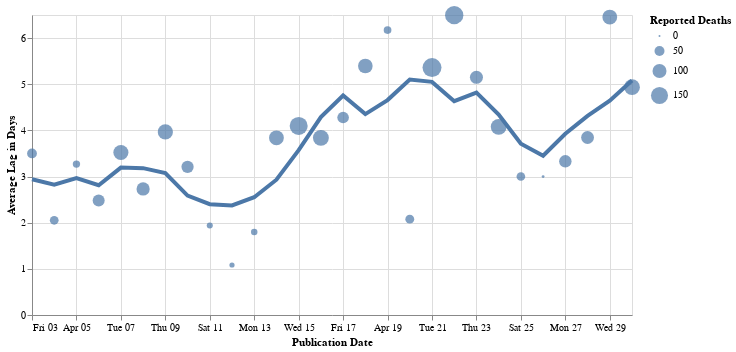

Here is the notebook cell this chart was saved with:
### Code cell
df = pd.DataFrame(data.groupby('publication_date')['n_diff'].sum())
df['average_lag'] = data.groupby('publication_date')['age'].sum() / data.groupby('publication_date')['n_diff'].sum()
df = df.reset_index()
df = df[df['publication_date'] > '2020-04-02']

base = alt.Chart(df).encode(
    x=alt.X('publication_date', title="Publication Date"),
)

lag = base.mark_circle().encode(
    y=alt.Y('average_lag:Q', title="Average Lag in Days"),
    size=(alt.Size('n_diff', title="Reported Deaths")),
)

rolling = alt.Chart(df).mark_line(
    size=4
).transform_window(
    rolling_mean='mean(average_lag)',
    frame=[-2, 2]
).encode(
    x='publication_date',
    y='rolling_mean:Q'
)

(lag + rolling).properties(width=600)

### Figure 1 — Vega-Lite specification as saved in the notebook (floating-point values rounded to 4 significant figures)
{"config": {"view": {"continuousWidth": 400, "continuousHeight": 300}}, "layer": [{"mark": "circle", "encoding": {"size": {"type": "quantitative", "field": "n_diff", "title": "Reported Deaths"}, "x": {"type": "temporal", "field": "publication_date", "title": "Publication Date"}, "y": {"type": "quantitative", "field": "average_lag", "title": "Average Lag in Days"}}}, {"mark": {"type": "line", "size": 4}, "encoding": {"x": {"type": "temporal", "field": "publication_date"}, "y": {"type": "quantitative", "field": "rolling_mean"}}, "transform": [{"window": [{"op": "mean", "field": "average_lag", "as": "rolling_mean"}], "frame": [-2, 2]}]}], "data": {"name": "data-666aa03119f9362a8a345941d561348f"}, "width": 600, "$schema": "https://vega.github.io/schema/vega-lite/v4.8.1.json", "datasets": {"data-666aa03119f9362a8a345941d561348f": [{"publication_date": "2020-04-03T00:00:00", "n_diff": 48.0, "average_lag": 3.5}, {"publication_date": "2020-04-04T00:00:00", "n_diff": 38.0, "average_lag": 2.053}, {"publication_date": "2020-04-05T00:00:00", "n_diff": 26.0, "average_lag": 3.269}, {"publication_date": "2020-04-06T00:00:00", "n_diff": 73.0, "average_lag": 2.479}, {"publication_date": "2020-04-07T00:00:00", "n_diff": 117.0, "average_lag": 3.521}, {"publication_date": "2020-04-08T00:00:00", "n_diff": 89.0, "average_lag": 2.73}, {"publication_date": "2020-04-09T00:00:00", "n_diff": 118.0, "average_lag": 3.966}, {"publication_date": "2020-04-10T00:00:00", "n_diff": 76.0, "average_lag": 3.211}, {"publication_date": "2020-04-11T00:00:00", "n_diff": 17.0, "average_lag": 1.941}, {"publication_date": "2020-04-12T00:00:00", "n_diff": 12.0, "average_lag": 1.083}, {"publication_date": "2020-04-13T00:00:00", "n_diff": 20.0, "average_lag": 1.8}, {"publication_date": "2020-04-14T00:00:00", "n_diff": 112.0, "average_lag": 3.839}, {"publication_date": "2020-04-15T00:00:00", "n_diff": 167.0, "average_lag": 4.096}, {"publication_date": "2020-04-16T00:00:00", "n_diff": 130.0, "average_lag": 3.838}, {"publication_date": "2020-04-17T00:00:00", "n_diff": 68.0, "average_lag": 4.279}, {"publication_date": "2020-04-18T00:00:00", "n_diff": 109.0, "average_lag": 5.394}, {"publication_date": "2020-04-19T00:00:00", "n_diff": 29.0, "average_lag": 6.172}, {"publication_date": "2020-04-20T00:00:00", "n_diff": 39.0, "average_lag": 2.077}, {"publication_date": "2020-04-21T00:00:00", "n_diff": 186.0, "average_lag": 5.36}, {"publication_date": "2020-04-22T00:00:00", "n_diff": 173.0, "average_lag": 6.497}, {"publication_date": "2020-04-23T00:00:00", "n_diff": 87.0, "average_lag": 5.149}, {"publication_date": "2020-04-24T00:00:00", "n_diff": 129.0, "average_lag": 4.078}, {"publication_date": "2020-04-25T00:00:00", "n_diff": 37.0, "average_lag": 3.0}, {"publication_date": "2020-04-26T00:00:00", "n_diff": 2.0, "average_lag": 3.0}, {"publication_date": "2020-04-27T00:00:00", "n_diff": 79.0, "average_lag": 3.329}, {"publication_date": "2020-04-28T00:00:00", "n_diff": 84.0, "average_lag": 3.845}, {"publication_date": "2020-04-29T00:00:00", "n_diff": 112.0, "average_lag": 6.455}, {"publication_date": "2020-04-30T00:00:00", "n_diff": 127.0, "average_lag": 4.937}]}}
